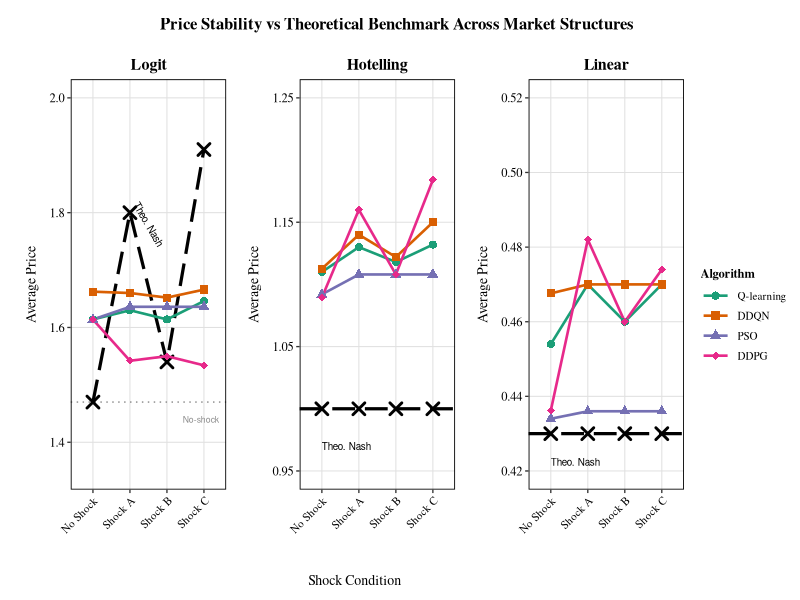
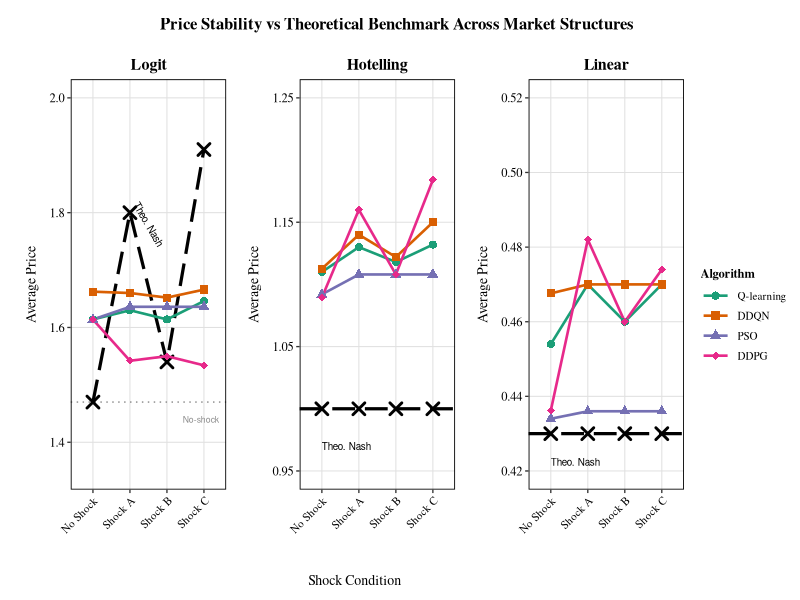

These figures' R source, in order:
library(tidyverse)
library(ggplot2)
library(patchwork)
library(scales)
library(cowplot)

# DATA LOADING AND PREPARATION
data <- read.csv("all_tables.csv", stringsAsFactors = FALSE)

# Create long format for all data
data_long <- data %>%
  pivot_longer(
    cols = c(Agent1_Delta, Agent2_Delta, Agent1_RPDI, Agent2_RPDI, 
             Agent1_Avg_Prices, Agent2_Avg_Prices),
    names_to = c("Agent", ".value"),
    names_pattern = "(Agent[12])_(.*)"
  ) %>%
  rename(Delta = Delta, RPDI = RPDI, Avg_Prices = Avg_Prices)

# Extract algorithm
data_long <- data_long %>%
  mutate(
    Algorithm = case_when(
      Agent == "Agent1" ~ str_extract(Matchup, "^[A-Z]+"),
      Agent == "Agent2" ~ str_extract(Matchup, "vs ([A-Z]+)$", group = 1)
    ),
    Algorithm = case_when(
      Algorithm == "Q" ~ "Q-learning",
      Algorithm == "DQN" ~ "DDQN",
      Algorithm == "PSO" ~ "PSO",
      Algorithm == "DDPG" ~ "DDPG",
      TRUE ~ Algorithm
    ),
    Algorithm = factor(Algorithm, levels = c("Q-learning", "DDQN", "PSO", "DDPG")),
    Shock_Condition = case_when(
      Shock == "0" ~ "No Shock",
      Shock == "A" ~ "Shock A",
      Shock == "B" ~ "Shock B",
      Shock == "C" ~ "Shock C"
    ),
    Shock_Condition = factor(Shock_Condition, 
                              levels = c("No Shock", "Shock A", "Shock B", "Shock C")),
    Model = factor(Model, levels = c("LOGIT", "HOTELLING", "LINEAR"))
  )

# PREPARE PRICE DATA BY MODEL
price_data_all <- data_long %>%
  group_by(Model, Algorithm, Shock_Condition) %>%
  summarise(
    Mean_Price = mean(Avg_Prices, na.rm = TRUE),
    SE_Price = sd(Avg_Prices, na.rm = TRUE) / sqrt(n()),
    .groups = "drop"
  )

# Theoretical Nash prices for each model
theo_nash_logit <- data.frame(
  Shock_Condition = factor(c("No Shock", "Shock A", "Shock B", "Shock C"),
                           levels = c("No Shock", "Shock A", "Shock B", "Shock C")),
  Nash_Price = c(1.47, 1.80, 1.54, 1.91)
)

theo_nash_hotelling <- data.frame(
  Shock_Condition = factor(c("No Shock", "Shock A", "Shock B", "Shock C"),
                           levels = c("No Shock", "Shock A", "Shock B", "Shock C")),
  Nash_Price = c(1.0, 1.0, 1.0, 1.0)  # Hotelling Nash is constant
)

theo_nash_linear <- data.frame(
  Shock_Condition = factor(c("No Shock", "Shock A", "Shock B", "Shock C"),
                           levels = c("No Shock", "Shock A", "Shock B", "Shock C")),
  Nash_Price = c(0.43, 0.43, 0.43, 0.43)  # Linear Nash is constant
)

# COLOR PALETTE (Colorblind-friendly)
algo_colors <- c(
  "Q-learning" = "#1B9E77",
  "DDQN"       = "#D95F02",
  "PSO"        = "#7570B3", 
  "DDPG"       = "#E7298A"
)

algo_shapes <- c(
  "Q-learning" = 16,
  "DDQN"        = 15,
  "PSO"        = 17,
  "DDPG"       = 18
)

algo_linetypes <- c(
  "Q-learning" = "solid",
  "DDQN"       = "solid",
  "PSO"        = "solid",
  "DDPG"       = "solid"
)

# THEME (Cross-platform compatible)
theme_q1_journal <- function(base_size = 10) {
  theme_bw(base_size = base_size) +
    theme(
      text = element_text(family = 'serif'),
      plot.title = element_text(
        size = rel(1.15), 
        face = "bold", 
        hjust = 0.5,
        margin = margin(b = 4)
      ),
      plot.subtitle = element_text(
        size = rel(0.85),
        hjust = 0.5,
        margin = margin(b = 6),
        color = "gray40",
        face = "italic"
      ),
      axis.title = element_text(size = rel(1.0), face = "plain"),
      axis.title.x = element_text(margin = margin(t = 8)),
      axis.title.y = element_text(margin = margin(r = 8)),
      axis.text = element_text(size = rel(0.9), color = "black"),
      panel.grid.major = element_line(color = "gray88", linewidth = 0.35),
      panel.grid.minor = element_blank(),
      panel.border = element_rect(color = "black", fill = NA, linewidth = 0.6),
      legend.title = element_text(size = rel(0.95), face = "bold"),
      legend.text = element_text(size = rel(0.9)),
      legend.key.size = unit(1.0, "lines"),
      legend.key.width = unit(1.5, "lines"),
      legend.background = element_rect(fill = "white", color = NA),
      legend.key = element_rect(fill = "white", color = NA),
      plot.margin = margin(t = 8, r = 8, b = 8, l = 8)
    )
}

# PANEL 1: LOGIT - Price vs Benchmark
price_logit <- price_data_all %>% filter(Model == "LOGIT")

p1_logit <- ggplot() +
  # Reference: No-Shock Nash horizontal line
  geom_hline(yintercept = 1.47, linetype = "dotted", 
             color = "gray55", linewidth = 0.5) +
  # Theoretical Nash prices (Black dashed line with X markers)
  geom_line(data = theo_nash_logit, 
            aes(x = Shock_Condition, y = Nash_Price, group = 1),
            linetype = "longdash", linewidth = 1.1, color = "black") +
  geom_point(data = theo_nash_logit,
             aes(x = Shock_Condition, y = Nash_Price),
             size = 3, shape = 4, stroke = 1.5, color = "black") +
  # Algorithm actual prices
  geom_line(data = price_logit, 
            aes(x = Shock_Condition, y = Mean_Price, 
                color = Algorithm, group = Algorithm),
            linewidth = 0.9) +
  geom_point(data = price_logit,
             aes(x = Shock_Condition, y = Mean_Price, 
                 color = Algorithm, shape = Algorithm),
             size = 2.5, stroke = 0.4) +
  # Scales
  scale_color_manual(values = algo_colors) +
  scale_shape_manual(values = algo_shapes) +
  scale_y_continuous(
    limits = c(1.35, 2.00),
    breaks = seq(1.4, 2.0, by = 0.2),
    minor_breaks = NULL
  ) + labs(title = "Logit", y = "Average Price", x = element_blank()) +
  # Annotations
  annotate("text", x = 2.5, y = 1.78, 
           label = "Theo. Nash", 
           size = 2.5, color = "black", angle = -60) +
  annotate("text", x = 4.4, y = 1.44, 
           label = "No-shock", 
           size = 2.2, color = "gray55", hjust = 1) +
  theme_q1_journal() +
  theme(
    plot.title = element_text(hjust = 0.5),
    legend.position = "none",
    plot.subtitle = element_text(color = "#D55E00"),
    axis.text.x = element_text(angle = 45, hjust = 1, size = 8)
  )

# PANEL 2: HOTELLING - Price vs Benchmark
price_hotelling <- price_data_all %>% filter(Model == "HOTELLING")

p2_hotelling <- ggplot() +
  # Theoretical Nash prices (constant at 1.0)
  geom_hline(yintercept = 1.0, linetype = "longdash",
             color = "black", linewidth = 1.1) +
  geom_point(data = theo_nash_hotelling,
             aes(x = Shock_Condition, y = Nash_Price),
             size = 3, shape = 4, stroke = 1.5, color = "black") +
  # Algorithm actual prices
  geom_line(data = price_hotelling,
            aes(x = Shock_Condition, y = Mean_Price,
                color = Algorithm, group = Algorithm),
            linewidth = 0.9) +
  geom_point(data = price_hotelling,
             aes(x = Shock_Condition, y = Mean_Price,
                 color = Algorithm, shape = Algorithm),
             size = 2.5, stroke = 0.4) +
  # Scales
  scale_color_manual(values = algo_colors) +
  scale_shape_manual(values = algo_shapes) +
  scale_y_continuous(
    limits = c(0.95, 1.25),
    breaks = seq(0.95, 1.25, by = 0.1),
    minor_breaks = NULL
  ) + labs(title = "Hotelling", y = "Average Price", x = element_blank()) +
  # Annotations
  annotate("text", x = 1.0, y = 0.97, 
           label = "Theo. Nash", 
           size = 2.5, color = "black", hjust = 0) +
  theme_q1_journal() +
  theme(
    plot.title = element_text(hjust = 0.5),
    legend.position = "none",
    plot.subtitle = element_text(color = "#009E73"),
    axis.text.x = element_text(angle = 45, hjust = 1, size = 8)
  )

# PANEL 3: LINEAR - Price vs Benchmark
price_linear <- price_data_all %>% filter(Model == "LINEAR")

p3_linear <- ggplot() +
  # Theoretical Nash prices (constant at 0.43)
  geom_hline(yintercept = 0.43, linetype = "longdash", 
             color = "black", linewidth = 1.1) +
  geom_point(data = theo_nash_linear,
             aes(x = Shock_Condition, y = Nash_Price),
             size = 3, shape = 4, stroke = 1.5, color = "black") +
  # Algorithm actual prices
  geom_line(data = price_linear, 
            aes(x = Shock_Condition, y = Mean_Price, 
                color = Algorithm, group = Algorithm),
            linewidth = 0.9) +
  geom_point(data = price_linear,
             aes(x = Shock_Condition, y = Mean_Price, 
                 color = Algorithm, shape = Algorithm),
             size = 2.5, stroke = 0.4) +
  # Scales
  scale_color_manual(values = algo_colors) +
  scale_shape_manual(values = algo_shapes) +
  scale_y_continuous(
    limits = c(0.42, 0.52),
    breaks = seq(0.42, 0.52, by = 0.02),
    minor_breaks = NULL
  ) + labs(title = "Linear", y = "Average Price", x = element_blank()) +
  # Annotations
  annotate("text", x = 1.0, y = 0.4225, 
           label = "Theo. Nash", 
           size = 2.5, color = "black", hjust = 0) +
  theme_q1_journal() +
  theme(
    plot.title = element_text(hjust = 0.5),
    legend.position = "none",
    plot.subtitle = element_text(color = "#CC79A7"),
    axis.text.x = element_text(angle = 45, hjust = 1, size = 8)
  )

# CREATE SHARED LEGEND
p_legend <- ggplot(price_data_all, aes(x = Shock_Condition, y = Mean_Price)) +
  geom_line(aes(color = Algorithm, group = Algorithm), linewidth = 0.9) +
  geom_point(aes(color = Algorithm, shape = Algorithm), size = 2.5) +
  scale_color_manual(values = algo_colors, name = "Algorithm") +
  scale_shape_manual(values = algo_shapes, name = "Algorithm") +
  guides(
    color = guide_legend(title.position = "top", ncol = 1),
    shape = guide_legend(title.position = "top", ncol = 1)
  ) +
  theme_q1_journal() +
  theme(
    legend.title = element_text(size = 9, face = "bold"),
    legend.text = element_text(size = 8)
  )

legend_grob <- get_legend(p_legend)

# COMBINE ALL PANELS
# Add common x-axis label
x_label <- ggdraw() +
  draw_label("Shock Condition", size = 10, fontfamily = "serif")

# Combine the three plots
combined_plots <- (p1_logit | p2_hotelling | p3_linear) +
  plot_layout(ncol = 3, widths = c(1, 1, 1))

# Add x-axis label below plots
plots_with_xlabel <- plot_grid(
  combined_plots,
  x_label,
  ncol = 1,
  rel_heights = c(1, 0.05)
)

# Final assembly with legend on the right
final_figure <- plot_grid(
  plots_with_xlabel,
  legend_grob,
  ncol = 2,
  rel_widths = c(1, 0.12),
  align = "h",
  axis = "tb"
)

# Add overall title
title_grob <- ggdraw() + 
  draw_label(
    "Price Stability vs Theoretical Benchmark Across Market Structures",
    fontface = 'bold',
    size = 12,
    fontfamily = 'serif'
  )

# Final plot with title
final_plot <- plot_grid(
  title_grob,
  final_figure,
  ncol = 1,
  rel_heights = c(0.06, 1)
) + theme(plot.margin = margin(5, 10, 5, 5))

ggsave(
  filename = "./figures/Figure3_Price_vs_Benchmark_AllMarkets.png",
  plot = final_plot,
  width = 180,
  height = 75,
  units = "mm",
  dpi = 600,
  bg = "white"
)

ggsave(
  filename = "./figures/Figure3_Price_vs_Benchmark_AllMarkets.pdf",
  plot = final_plot,
  width = 180,
  height = 75,
  units = "mm",
  device = "pdf"
)

cat("\n")
cat("============================================================\n")
cat("  FIGURE 3: Price vs Benchmark - All Market Structures\n")
cat("============================================================\n")
cat("\n")
cat("Files created:\n")
cat("  - Figure3_Price_vs_Benchmark_AllMarkets.png  (600 DPI)\n")
cat("  - Figure3_Price_vs_Benchmark_AllMarkets.pdf  (Vector)\n")
cat("\n")
cat("Key patterns visualized:\n")
cat("  - Logit: Nash shifts (1.47->1.91), prices lag behind (~1.65)\n")
cat("  - Hotelling: Nash constant (1.0), prices stable above (~1.10)\n")
cat("  - Linear: Nash constant (0.43), prices slightly above (~0.45)\n")
cat("\n")
